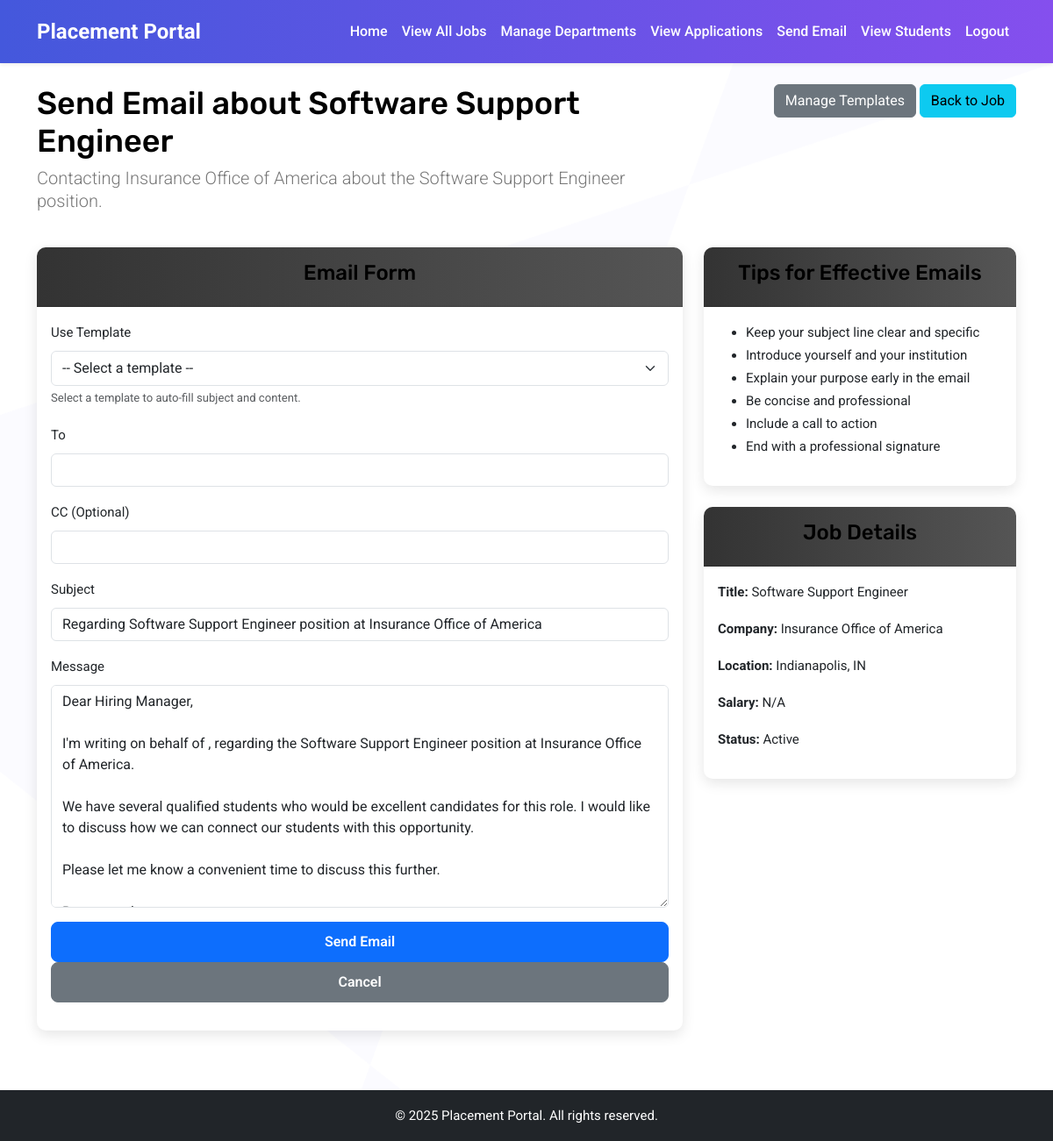
/send-email/4/ (signed in), run on the app's committed database.
### jobs/models.py (models this page shows, shortened)
class Job(models.Model):
    STATUS_CHOICES = (
        ('active', 'Active'),
        ('closed', 'Closed'),
        ('pending', 'Pending Review'),
    )
    title = models.CharField(max_length=200)
    company = models.CharField(max_length=200)
    description = models.TextField()
    requirements = models.TextField()
    location = models.CharField(max_length=200)
    salary = models.CharField(max_length=100, blank=True, null=True)
    url = models.URLField(blank=True, null=True)
    status = models.CharField(max_length=20, choices=STATUS_CHOICES, default='active')
    departments = models.ManyToManyField(Department, related_name='jobs', blank=True)
    date_posted = models.DateTimeField(auto_now_add=True)
    created_by = models.ForeignKey(User, on_delete=models.CASCADE, related_name='created_jobs')
    class Meta:
        ordering = ['-date_posted']

### jobs/views.py (the view)
    def wrapper(request, *args, **kwargs):
        if not request.user.is_placement_officer():
            messages.error(request, "You don't have permission to access this page.")
            return redirect('dashboard')
        return view_func(request, *args, **kwargs)

### jobs/forms.py
class EmailForm(forms.Form):
    recipient = forms.EmailField(required=True)
    cc = forms.EmailField(required=False)
    subject = forms.CharField(max_length=200, required=True)
    content = forms.CharField(widget=forms.Textarea(attrs={'rows': 10}), required=True)
    template = forms.ModelChoiceField(queryset=EmailTemplate.objects.none(), required=False)
    def __init__(self, *args, **kwargs):
        user = kwargs.pop('user', None)
        super(EmailForm, self).__init__(*args, **kwargs)
        if user:
            self.fields['template'].queryset = EmailTemplate.objects.filter(created_by=user)

### jobs/views.py (called while the page is built)
def plo_required(view_func):
    def wrapper(request, *args, **kwargs):
        if not request.user.is_placement_officer():
            messages.error(request, "You don't have permission to access this page.")
            return redirect('dashboard')
        return view_func(request, *args, **kwargs)
    return wrapper

### users/models.py (called while the page is built)
    def is_student(self):
        return self.user_type == 'student'

    def is_placement_officer(self):
        return self.user_type == 'placement_officer'

### jobs/templates/jobs/send_email.html (shortened to what this page needs)
{% extends 'main/base.html' %}
{% block content %}
<div class="row mb-4">
    <div class="col-md-8">
        <h1>Send Email{% if job %} about {{ job.title }}{% endif %}</h1>
        {% if job %}
        <p class="lead">Contacting {{ job.company }} about the {{ job.title }} position.</p>
        {% endif %}
    </div>
    <div class="col-md-4 text-end">
        <a href="{% url 'email_template_list' %}" class="btn btn-secondary">Manage Templates</a>
        {% if job %}
        <a href="{% url 'job_detail' job.id %}" class="btn btn-info">Back to Job</a>
        {% endif %}
    </div>
</div>
<div class="row">
    <div class="col-md-8">
        <div class="card">
            <div class="card-header">
                <h3>Email Form</h3>
            </div>
            <div class="card-body">
                <form method="post">
                    <div class="mb-3">
                        <label for="id_template" class="form-label">Use Template</label>
                        <select name="template" id="id_template" class="form-select">
                            <option value="">-- Select a template --</option>
                        </select>
                        <small class="form-text text-muted">Select a template to auto-fill subject and content.</small>
                    </div>
                    <div class="mb-3">
                        <label for="id_recipient" class="form-label">To</label>
                        <input type="email" name="recipient" id="id_recipient" class="form-control" value="{{ form.recipient.value|default:'' }}" required>
                    </div>
                    <div class="mb-3">
                        <label for="id_cc" class="form-label">CC (Optional)</label>
                        <input type="email" name="cc" id="id_cc" class="form-control" value="{{ form.cc.value|default:'' }}">
                    </div>
                    <div class="mb-3">
                        <label for="id_subject" class="form-label">Subject</label>
                        <input type="text" name="subject" id="id_subject" class="form-control" value="{{ form.subject.value|default:'' }}" required>
                    </div>
                    <div class="mb-3">
                        <label for="id_content" class="form-label">Message</label>
                        <textarea name="content" id="id_content" class="form-control" rows="10" required>{{ form.content.value|default:'' }}</textarea>
                    </div>
                    <div class="mb-3">
                        <button type="submit" class="btn btn-primary">Send Email</button>
                        {% if job %}
                        <a href="{% url 'job_detail' job.id %}" class="btn btn-secondary">Cancel</a>
                        {% else %}
                        <a href="{% url 'dashboard' %}" class="btn btn-secondary">Cancel</a>
                        {% endif %}
                    </div>
                </form>
            </div>
        </div>
    </div>
    <div class="col-md-4">
        <div class="card">
            <div class="card-header">
                <h3>Tips for Effective Emails</h3>
            </div>
            <div class="card-body">
                <ul>
                    <li>Keep your subject line clear and specific</li>
                    <li>Introduce yourself and your institution</li>
                    <li>Explain your purpose early in the email</li>
                    <li>Be concise and professional</li>
                    <li>Include a call to action</li>
                    <li>End with a professional signature</li>
                </ul>
            </div>
        </div>
        {% if job %}
        <div class="card mt-4">
            <div class="card-header">
                <h3>Job Details</h3>
            </div>
            <div class="card-body">
                <p><strong>Title:</strong> {{ job.title }}</p>
                <p><strong>Company:</strong> {{ job.company }}</p>
                <p><strong>Location:</strong> {{ job.location }}</p>
                {% if job.salary %}
                <p><strong>Salary:</strong> {{ job.salary }}</p>
                {% endif %}
                <p><strong>Status:</strong> {{ job.get_status_display }}</p>
            </div>
        </div>
        {% endif %}
    </div>
</div>
{% endblock %}

### data on the page
Job: title "Software Support Engineer", company "Insurance Office of America", location "Indianapolis, IN", salary "N/A", status "Active"
